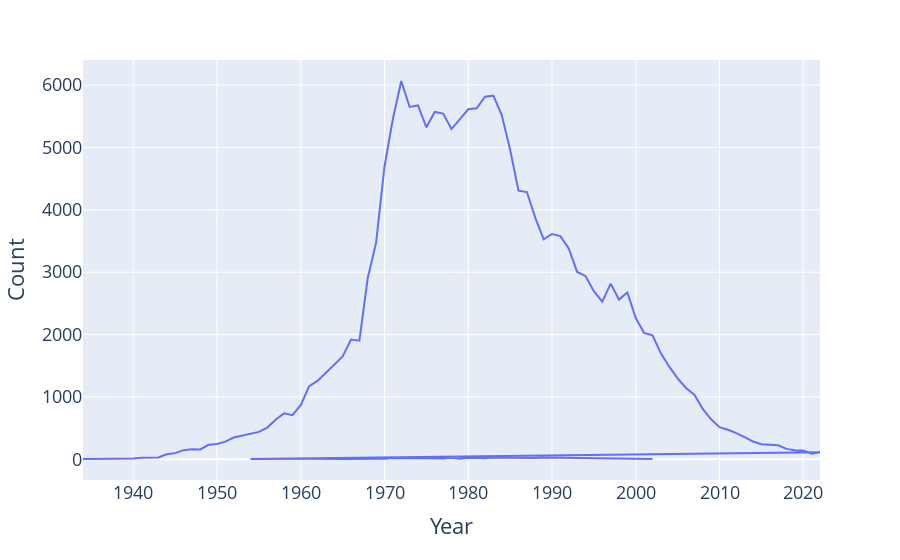

Notebook source saved alongside this figure:
### Code cell
jen = babynames.groupby('Name').get_group('Jennifer')
fig = px.line(jen, x='Year', y='Count')
fig.update_layout(font_size=18)
